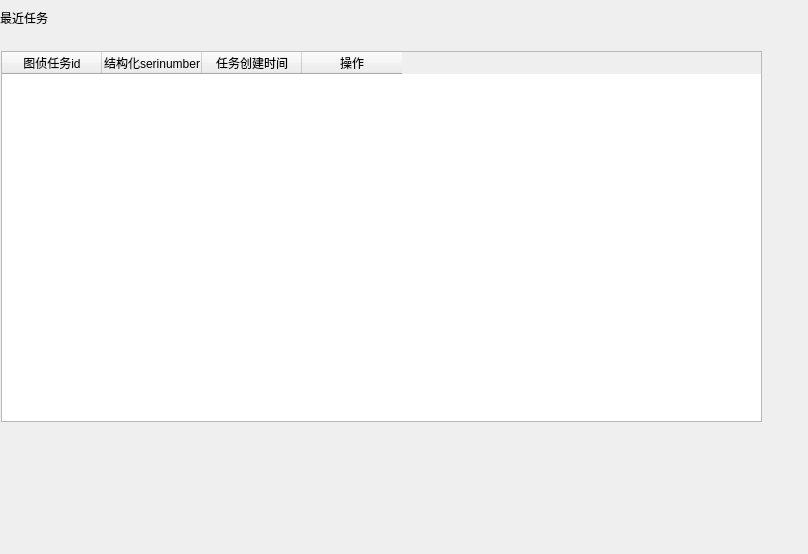
<?xml version="1.0" encoding="UTF-8"?>
<ui version="4.0">
 <class>Form</class>
 <widget class="QWidget" name="Form">
  <property name="geometry">
   <rect>
    <x>0</x>
    <y>0</y>
    <width>808</width>
    <height>554</height>
   </rect>
  </property>
  <property name="windowTitle">
   <string>Form</string>
  </property>
  <widget class="QTableWidget" name="tableWidget">
   <property name="geometry">
    <rect>
     <x>1</x>
     <y>51</y>
     <width>761</width>
     <height>371</height>
    </rect>
   </property>
   <property name="autoFillBackground">
    <bool>false</bool>
   </property>
   <column>
    <property name="text">
     <string>图侦任务id</string>
    </property>
   </column>
   <column>
    <property name="text">
     <string>结构化serinumber</string>
    </property>
   </column>
   <column>
    <property name="text">
     <string>任务创建时间</string>
    </property>
   </column>
   <column>
    <property name="text">
     <string>操作</string>
    </property>
   </column>
  </widget>
  <widget class="QLabel" name="unresolvetitle">
   <property name="geometry">
    <rect>
     <x>0</x>
     <y>10</y>
     <width>48</width>
     <height>16</height>
    </rect>
   </property>
   <property name="text">
    <string>最近任务</string>
   </property>
  </widget>
 </widget>
 <resources/>
 <connections/>
</ui>
